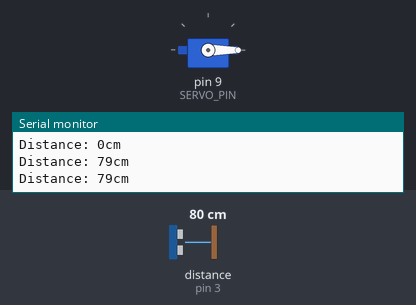
Simulated run of this sketch. Board: Arduino Uno, built with avr-gcc and run on an emulated ATmega328P. On the bench: servo, the last lines printed to the serial monitor. Wiring (inferred from the names in the program): ultrasonic range finder: trigger pin 5; echo pin 3. Inputs (shaded band) come from the test bench; at power-on: distance to the obstacle (sensor on pin 3) 80 cm. The echo pulse lasts 58.3 µs per cm.

Above: at 1.7 s.
3.3 s: distance to the obstacle (sensor on pin 3) set to 2 cm
At 3.3 s:
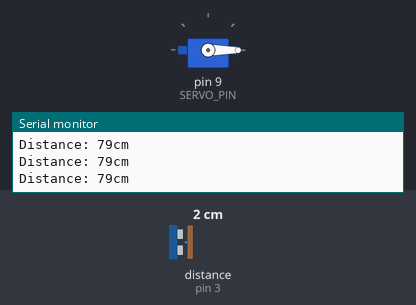
8.7 s: distance to the obstacle (sensor on pin 3) set to 18 cm
14.1 s: distance to the obstacle (sensor on pin 3) set to 4 cm
19.5 s: distance to the obstacle (sensor on pin 3) set to 35 cm
Timing chart, 0 to 25.9 s (numbered marks = the images above; inputs shaded):
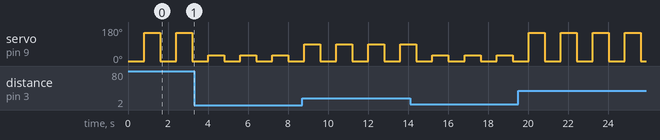

Measured:
- by itself, servo on pin 9 (SERVO_PIN): alternates 150° for 0.80 s and 0° for 0.80 s

The sketch:

Servo_sonicSensor.ino
```cpp
#include <Servo.h>

Servo myServo;
const int SERVO_PIN = 9;
const int trigPin = 5;
const int echoPin = 3;
long duration;
int distance;

int state = 0;

void setup() {
  myServo.attach(SERVO_PIN);
  Serial.begin(9600);
  pinMode(trigPin, OUTPUT);
  pinMode(echoPin, INPUT);
}

void loop() {
  if(state == 0) {
    state = 1;
    myServo.write(0);
  }
  else {
    state = 0;
    digitalWrite(trigPin, LOW);
    delayMicroseconds(2);
    digitalWrite(trigPin, HIGH);
    delayMicroseconds(10);
    digitalWrite(trigPin, LOW);

    duration = pulseIn(echoPin, HIGH);

    distance = duration * 0.034 / 2;

    if(distance >= 10 && distance <= 20) myServo.write(90);
    else if(distance < 10) myServo.write(30);
    else myServo.write(150);
  }

  Serial.print("Distance: ");
  Serial.print(distance);
  Serial.println("cm");

  delay(800);

}
```
